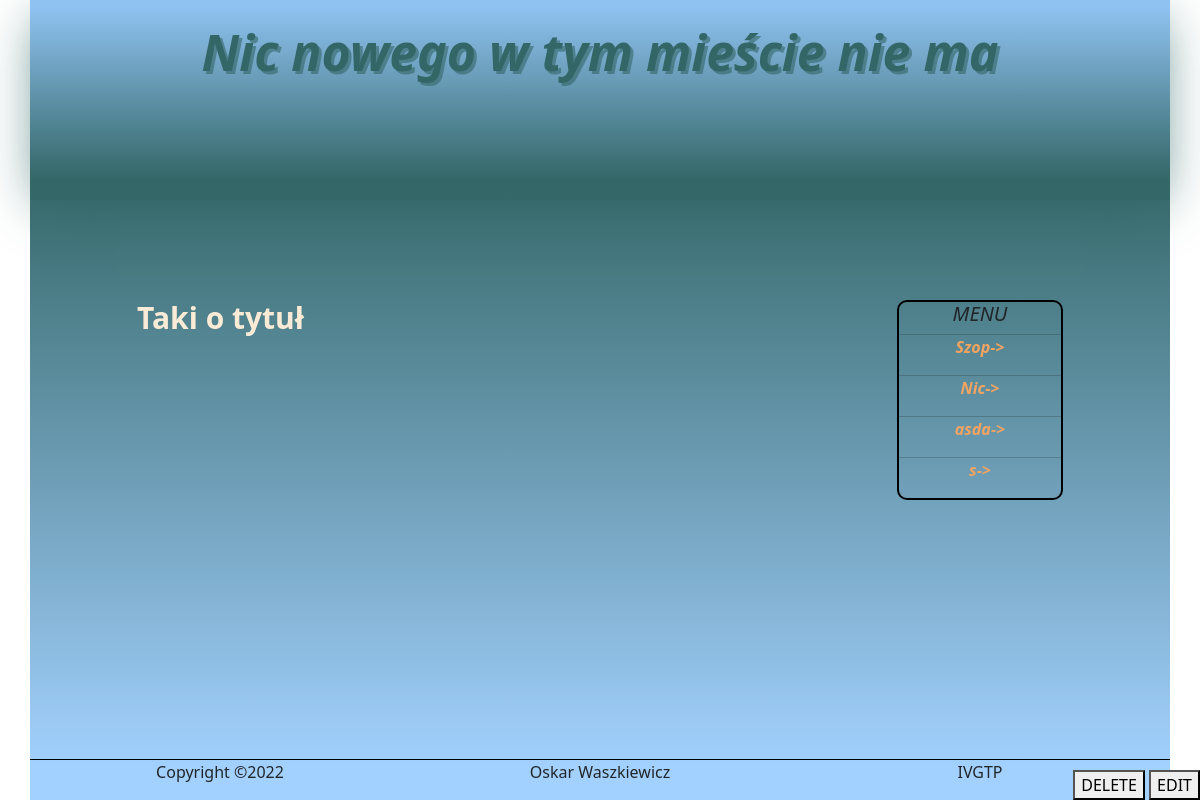
/templatePage.php?id=5, run on the app's committed database.
### tables this page shows
CREATE TABLE "Pages" (
	"id"	INTEGER NOT NULL UNIQUE,
	"title"	TEXT NOT NULL,
	"subtitle"	TEXT,
	"content"	TEXT,
	"color"	TEXT,
	PRIMARY KEY("id" AUTOINCREMENT)
);

### templatePage.php (the view, shortened to what this page needs)
<?php
include("./Scripts/php/connectToDb.php");
$query = $db->query("SELECT * FROM `Pages`");
$rowsAll = $query -> fetchAll(PDO::FETCH_ASSOC);
$query = $db->query("SELECT * FROM `Pages` WHERE id=".$_GET["id"]."");
$rows = $query -> fetchAll(PDO::FETCH_ASSOC);
?>
<!DOCTYPE html>
<html lang="pl">
    <head>
        <link rel="stylesheet" href="./Source/HomePageContent/PageCss/style.css">
        <link href="https://cdn.jsdelivr.net/npm/bootstrap@5.3.0-alpha1/dist/css/bootstrap.min.css" rel="stylesheet">
    </head>
    <body>
        <div class="container" style="background-image: linear-gradient(<?php print ($rows[0]["color"]) ?> 20%, rgba(153, 204, 255, 0.9) 96%)">
            <div class="row">
                <div class="col-12 banner" style="background-image: linear-gradient(rgba(153, 204, 255, 0.9) 4%, <?php print ($rows[0]["color"]."cc") ?> 90%); box-shadow: 0px 10px 50px -10px <?php print ($rows[0]["color"]."cc") ?>;">
                    <h1 class="title" style="color: <?php print $rows[0]["color"] ?>; text-shadow: 3px 3px <?php print ($rows[0]["color"]."99") ?>"><?php print $rows[0]["title"] ?></h1>
                </div>
            </div>
            <div class="row pb-5">
                <div class="col-7 offset-1">
                    <div class="content">
                        <h3 class="subtitle"><?php print $rows[0]["subtitle"] ?></h3>
                    </div>
                </div>
                <div class="col-2 offset-1">
                    <div class="menu">
                        <h5>MENU</h5>
                            <?php
                            $maxNumber = 4;
                            for($i = 0; $i < $maxNumber; $i++) {
                                if(isset($rowsAll[$i]["title"])){
                                    if($rowsAll[$i]["id"]==$_GET["id"]){
                                        $maxNumber++;
                                        continue;
                                    }
                                    echo '
                                        <hr style="margin: 0">
                                        <p><a href="templatePage.php?id='.$rowsAll[$i]["id"].'" class="menuLink">'.$rowsAll[$i]["title"].'-></a></p>
                                    ';
                                }
                            }
                            ?>
                    </div>
                </div>
            </div>
            <div class="row footer">
                <p class="col-4">
                    Copyright &copy;2022
                </p>
                <p class="col-4">
                    Oskar Waszkiewicz
                </p>
                <p class="col-4">
                    IVGTP
                </p>
            </div>
        </div>
        <div class="workingButtons">
            <button data-bs-toggle="modal" data-bs-target="#exampleModal">DELETE</button>
            <button>EDIT</button>
        </div>
    </body>
</html>

### Source/HomePageContent/PageCss/style.css (style rules this page uses)
.container { min-height: 100vh; position: relative; background-image: linear-gradient(rgb(51, 100, 100) 20%, rgba(153, 204, 255, 0.9) 96%); }
.banner { height: 200px; background-image: linear-gradient(rgba(153, 204, 255, 0.9) 4%, rgba(51, 102, 102, 0.8) 90%); box-shadow: 0px 10px 50px -10px rgba(51, 102, 102, 0.8); }
.title { font-weight: bolder; font-style: italic; font-family: 'Segoe UI', Tahoma, Geneva, Verdana, sans-serif; font-size: 50px; text-align: center; margin-top: 2%; color: rgb(29, 71, 54); text-shadow: 3px 3px hsla(156, 42%, 20%, 0.6); }
.subtitle { color: antiquewhite; font-weight: bolder; font-family: 'Segoe UI', Tahoma, Geneva, Verdana, sans-serif; font-size: 30px; }
.content { margin-top: 100px; }
.menu { min-height: 200px; border: black 2px solid; border-radius: 10px; margin-top: 100px; text-align: center; font-weight: bolder; font-style: italic; }
.menuLink { text-decoration: none; color: sandybrown; }
.footer { text-align: center; border-top: 1px black solid; position: absolute; bottom: 0; width: 100%; }
.workingButtons { position:absolute; bottom:0; right:0; }

### data on the page
pages: title "Nic nowego w tym mieście nie ma", subtitle "Taki o tytuł"
pages: title "Szop"
pages: title "Nic"
pages: title "asda"
pages: title "s"
